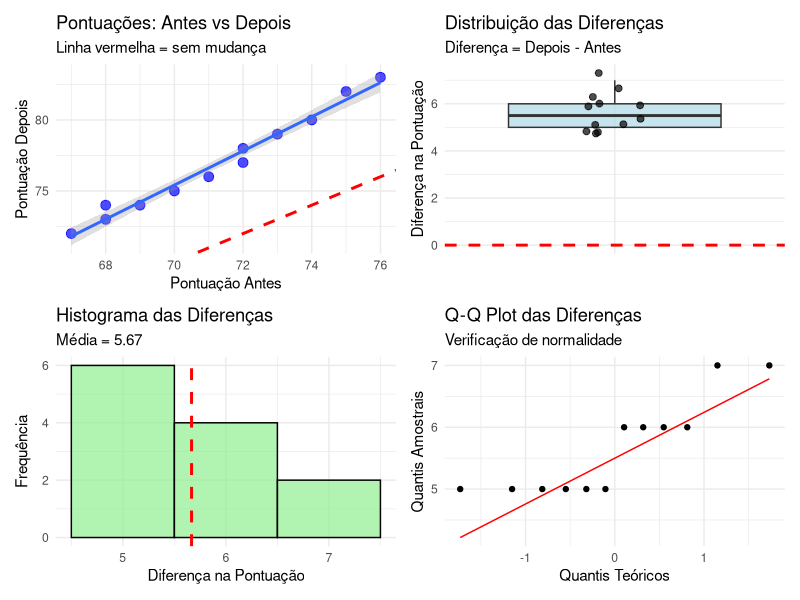
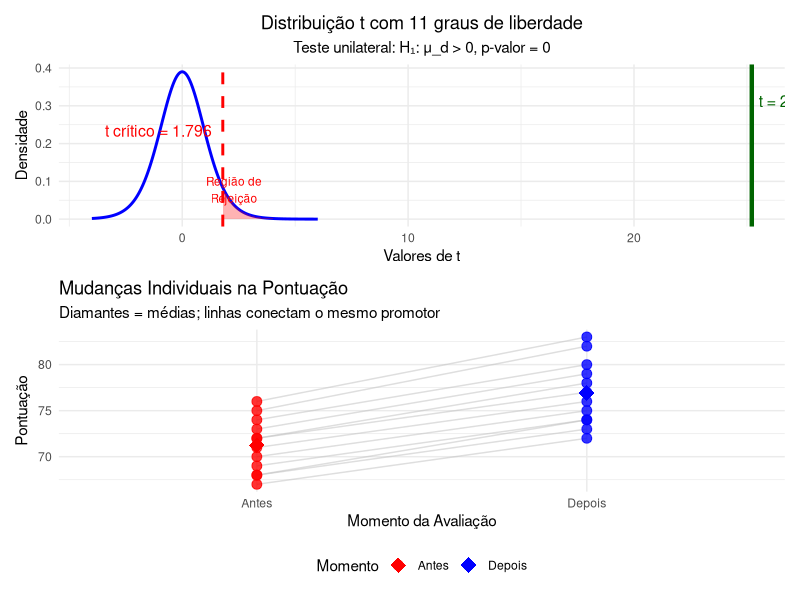
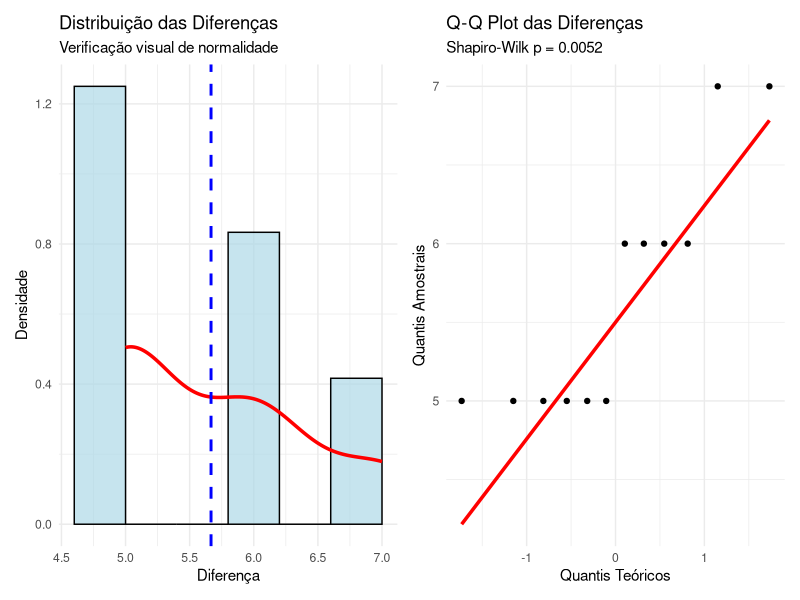

Recreate these plots in R, in order.
## ---- chunk 1
#| label: setup-emparelhados
#| message: false
#| warning: false

# Carregando bibliotecas necessárias
library(tidyverse)
library(ggplot2)
library(knitr)
library(kableExtra)
library(patchwork)

# Configurações globais
options(digits = 4)
set.seed(2023)
theme_set(theme_minimal())
## ---- chunk 2
#| label: dados-capacitacao
#| echo: true

# Dados do Exemplo 20.4 - Pontuação em avaliações (0-100)
# Mesmo promotor avaliado antes e depois do treinamento

dados_capacitacao <- data.frame(
  Promotor = paste("Promotor", LETTERS[1:12]),
  Antes = c(72, 68, 75, 71, 69, 73, 70, 74, 67, 76, 72, 68),
  Depois = c(78, 73, 82, 76, 74, 79, 75, 80, 72, 83, 77, 74),
  stringsAsFactors = FALSE
)

# Calculando as diferenças (Depois - Antes)
dados_capacitacao <- dados_capacitacao %>%
  mutate(
    Diferença = Depois - Antes,
    Melhora = ifelse(Diferença > 0, "Sim", "Não")
  )

# Exibindo os dados
kable(dados_capacitacao, 
      caption = "Pontuações antes e depois do treinamento",
      col.names = c("Promotor", "Antes", "Depois", "Diferença", "Melhorou?")) %>%
  kable_styling(bootstrap_options = c("striped", "hover"))
## ---- chunk 3
#| label: exploracao-emparelhados
#| fig-width: 12
#| fig-height: 8

# Estatísticas descritivas das diferenças
diferenças <- dados_capacitacao$Diferença

cat("ESTATÍSTICAS DESCRITIVAS DAS DIFERENÇAS:\n")
cat("==========================================\n")
cat("n =", length(diferenças), "\n")
cat("Média =", round(mean(diferenças), 3), "\n")
cat("Desvio padrão =", round(sd(diferenças), 3), "\n")
cat("Mediana =", round(median(diferenças), 3), "\n")
cat("Mínimo =", min(diferenças), "\n")
cat("Máximo =", max(diferenças), "\n")
cat("Diferenças positivas:", sum(diferenças > 0), "de", length(diferenças), "\n\n")

# Gráficos exploratórios
p1 <- ggplot(dados_capacitacao, aes(x = Antes, y = Depois)) +
  geom_point(size = 3, alpha = 0.7, color = "blue") +
  geom_abline(slope = 1, intercept = 0, linetype = "dashed", color = "red", size = 1) +
  geom_smooth(method = "lm", se = TRUE, alpha = 0.3) +
  labs(
    title = "Pontuações: Antes vs Depois",
    subtitle = "Linha vermelha = sem mudança",
    x = "Pontuação Antes",
    y = "Pontuação Depois"
  ) +
  theme_minimal()

p2 <- ggplot(dados_capacitacao, aes(x = factor(1), y = Diferença)) +
  geom_boxplot(alpha = 0.7, fill = "lightblue") +
  geom_jitter(width = 0.1, size = 2, alpha = 0.7) +
  geom_hline(yintercept = 0, linetype = "dashed", color = "red", size = 1) +
  labs(
    title = "Distribuição das Diferenças",
    subtitle = "Diferença = Depois - Antes",
    x = "",
    y = "Diferença na Pontuação"
  ) +
  theme_minimal() +
  theme(axis.text.x = element_blank())

p3 <- ggplot(dados_capacitacao, aes(x = Diferença)) +
  geom_histogram(binwidth = 1, fill = "lightgreen", alpha = 0.7, color = "black") +
  geom_vline(xintercept = mean(diferenças), color = "red", linetype = "dashed", size = 1) +
  labs(
    title = "Histograma das Diferenças",
    subtitle = paste("Média =", round(mean(diferenças), 2)),
    x = "Diferença na Pontuação",
    y = "Frequência"
  ) +
  theme_minimal()

p4 <- ggplot(dados_capacitacao, aes(sample = Diferença)) +
  geom_qq() +
  geom_qq_line(color = "red") +
  labs(
    title = "Q-Q Plot das Diferenças",
    subtitle = "Verificação de normalidade",
    x = "Quantis Teóricos",
    y = "Quantis Amostrais"
  ) +
  theme_minimal()

# Combinando os gráficos
(p1 + p2) / (p3 + p4)
## ---- chunk 4
#| label: teste-t-emparelhado

# Configurando o teste de hipóteses
# H₀: μ_d = 0 (não há melhora média)
# H₁: μ_d > 0 (há melhora média) - teste unilateral à direita

cat("TESTE T PARA DADOS EMPARELHADOS\n")
cat("===============================\n\n")

cat("Hipóteses:\n")
cat("H₀: μ_d = 0 (não há melhora no desempenho)\n")
cat("H₁: μ_d > 0 (há melhora no desempenho)\n")
cat("α = 0.05\n\n")

# Realizando o teste t pareado
teste_pareado <- t.test(dados_capacitacao$Depois, 
                       dados_capacitacao$Antes,
                       paired = TRUE,
                       alternative = "greater",  # teste unilateral
                       conf.level = 0.95)

# Exibindo resultados detalhados
cat("RESULTADOS DO TESTE:\n")
cat("===================\n")
cat("Estatística t =", round(teste_pareado$statistic, 4), "\n")
cat("Graus de liberdade =", teste_pareado$parameter, "\n")
cat("p-valor =", round(teste_pareado$p.value, 6), "\n")
cat("Intervalo de confiança 95% para μ_d: [", 
    round(teste_pareado$conf.int[1], 3), ", ∞)\n")
cat("Diferença média estimada =", round(teste_pareado$estimate, 3), "\n\n")

# Interpretação do resultado
if(teste_pareado$p.value < 0.05) {
  cat("CONCLUSÃO: Rejeitamos H₀ (p < 0.05)\n")
  cat("Há evidência estatística de melhora no desempenho após o treinamento.\n\n")
} else {
  cat("CONCLUSÃO: Não rejeitamos H₀ (p ≥ 0.05)\n")
  cat("Não há evidência estatística suficiente de melhora no desempenho.\n\n")
}

# Cálculos manuais para verificação
n <- length(diferenças)
media_d <- mean(diferenças)
dp_d <- sd(diferenças)
erro_padrao <- dp_d / sqrt(n)

cat("CÁLCULOS DETALHADOS:\n")
cat("===================\n")
cat("n =", n, "\n")
cat("x̄_d =", round(media_d, 4), "\n")
cat("s_d =", round(dp_d, 4), "\n")
cat("EP(x̄_d) = s_d/√n =", round(erro_padrao, 4), "\n")
cat("t = x̄_d / EP(x̄_d) =", round(media_d/erro_padrao, 4), "\n")

# Valor crítico
valor_critico <- qt(0.95, df = n-1)
cat("Valor crítico t₀.₀₅,₁₁ =", round(valor_critico, 4), "\n")
cat("Decisão:", ifelse(teste_pareado$statistic > valor_critico, 
                      "t > t_crítico → Rejeitar H₀", 
                      "t ≤ t_crítico → Não rejeitar H₀"), "\n")
## ---- chunk 5
#| label: ic-diferenca-media

cat("INTERVALO DE CONFIANÇA BILATERAL\n")
cat("================================\n\n")

# IC bilateral de 95% para μ_d
ic_bilateral <- t.test(dados_capacitacao$Depois, 
                      dados_capacitacao$Antes,
                      paired = TRUE,
                      alternative = "two.sided",
                      conf.level = 0.95)

cat("Intervalo de Confiança 95% para μ_d:\n")
cat("[", round(ic_bilateral$conf.int[1], 3), " ; ", 
    round(ic_bilateral$conf.int[2], 3), "]\n\n")

cat("INTERPRETAÇÃO:\n")
cat("Com 95% de confiança, a melhora média verdadeira na pontuação\n")
cat("está entre", round(ic_bilateral$conf.int[1], 2), "e", 
    round(ic_bilateral$conf.int[2], 2), "pontos.\n\n")

# Diferentes níveis de confiança
niveis_conf <- c(0.90, 0.95, 0.99)
cat("INTERVALOS DE CONFIANÇA EM DIFERENTES NÍVEIS:\n")
cat("============================================\n")

resultados_ic <- data.frame(
  Nível = paste0(niveis_conf * 100, "%"),
  Inferior = NA,
  Superior = NA,
  Amplitude = NA
)

for(i in 1:length(niveis_conf)) {
  ic_temp <- t.test(dados_capacitacao$Depois, 
                   dados_capacitacao$Antes,
                   paired = TRUE,
                   conf.level = niveis_conf[i])
  
  resultados_ic$Inferior[i] <- round(ic_temp$conf.int[1], 3)
  resultados_ic$Superior[i] <- round(ic_temp$conf.int[2], 3)
  resultados_ic$Amplitude[i] <- round(ic_temp$conf.int[2] - ic_temp$conf.int[1], 3)
}

kable(resultados_ic, caption = "Intervalos de confiança para Média da Diferença") %>%
  kable_styling(bootstrap_options = c("striped", "hover"))
## ---- chunk 6
#| label: viz-teste-pareado
#| fig-width: 12
#| fig-height: 8

# Visualização da distribuição t e região crítica
df_grafico <- n - 1
x_vals <- seq(-4, 6, length.out = 1000)
y_vals <- dt(x_vals, df = df_grafico)

dados_dist <- data.frame(x = x_vals, y = y_vals)

# Valor da estatística t calculada
t_calc <- as.numeric(teste_pareado$statistic)

p_dist <- ggplot(dados_dist, aes(x = x, y = y)) +
  geom_line(size = 1, color = "blue") +
  
  # Região crítica (teste unilateral à direita)
  geom_area(data = subset(dados_dist, x >= valor_critico), 
            aes(x = x, y = y), fill = "red", alpha = 0.3) +
  
  # Linha da estatística t calculada
  geom_vline(xintercept = t_calc, color = "darkgreen", 
             linetype = "solid", size = 1.5) +
  
  # Linha do valor crítico
  geom_vline(xintercept = valor_critico, color = "red", 
             linetype = "dashed", size = 1) +
  
  # Anotações
  annotate("text", x = t_calc, y = max(y_vals)*0.8, 
           label = paste("t =", round(t_calc, 3)), 
           color = "darkgreen", size = 4, hjust = -0.1) +
  
  annotate("text", x = valor_critico, y = max(y_vals)*0.6, 
           label = paste("t crítico =", round(valor_critico, 3)), 
           color = "red", size = 4, hjust = 1.1) +
  
  annotate("text", x = valor_critico + 0.5, y = max(y_vals)*0.2, 
           label = "Região de\nRejeição", color = "red", size = 3) +
  
  labs(
    title = paste("Distribuição t com", df_grafico, "graus de liberdade"),
    subtitle = paste("Teste unilateral: H₁: μ_d > 0, p-valor =", 
                     round(teste_pareado$p.value, 4)),
    x = "Valores de t",
    y = "Densidade"
  ) +
  theme_minimal() +
  theme(plot.title = element_text(hjust = 0.5),
        plot.subtitle = element_text(hjust = 0.5))

# Gráfico antes-depois com linhas conectando os pares
dados_long <- dados_capacitacao %>%
  select(Promotor, Antes, Depois) %>%
  pivot_longer(cols = c(Antes, Depois), 
               names_to = "Momento", 
               values_to = "Pontuação") %>%
  mutate(Momento = factor(Momento, levels = c("Antes", "Depois")))

p_pares <- ggplot(dados_long, aes(x = Momento, y = Pontuação)) +
  geom_line(aes(group = Promotor), alpha = 0.5, color = "gray") +
  geom_point(aes(color = Momento), size = 3, alpha = 0.8) +
  geom_point(data = dados_long %>% 
             group_by(Momento) %>% 
             summarise(Pontuação = mean(Pontuação), .groups = "drop"),
             aes(color = Momento), size = 5, shape = 18) +
  scale_color_manual(values = c("Antes" = "red", "Depois" = "blue")) +
  labs(
    title = "Mudanças Individuais na Pontuação",
    subtitle = "Diamantes = médias; linhas conectam o mesmo promotor",
    x = "Momento da Avaliação",
    y = "Pontuação",
    color = "Momento"
  ) +
  theme_minimal() +
  theme(legend.position = "bottom")

# Combinando os gráficos
p_dist / p_pares
## ---- chunk 7
#| label: pressupostos-emparelhados

cat("VERIFICAÇÃO DE PRESSUPOSTOS\n")
cat("===========================\n\n")

# 1. Teste de normalidade das diferenças
shapiro_test <- shapiro.test(diferenças)

cat("1. NORMALIDADE DAS DIFERENÇAS:\n")
cat("   Teste de Shapiro-Wilk:\n")
cat("   W =", round(shapiro_test$statistic, 4), "\n")
cat("   p-valor =", round(shapiro_test$p.value, 4), "\n")
cat("   Conclusão:", 
    ifelse(shapiro_test$p.value > 0.05, 
           "Não rejeitamos normalidade (p > 0.05)",
           "Rejeitamos normalidade (p ≤ 0.05)"), "\n\n")

# 2. Teste de outliers
Q1 <- quantile(diferenças, 0.25)
Q3 <- quantile(diferenças, 0.75)
IQR_val <- Q3 - Q1
limite_inf <- Q1 - 1.5 * IQR_val
limite_sup <- Q3 + 1.5 * IQR_val

outliers <- diferenças[diferenças < limite_inf | diferenças > limite_sup]

cat("2. DETECÇÃO DE OUTLIERS:\n")
cat("   Método: Regra 1.5×IQR\n")
cat("   Limite inferior:", round(limite_inf, 2), "\n")
cat("   Limite superior:", round(limite_sup, 2), "\n")
cat("   Outliers detectados:", length(outliers), "\n")
if(length(outliers) > 0) {
  cat("   Valores:", paste(outliers, collapse = ", "), "\n")
}
cat("\n")

# 3. Independência (teórica - depende do delineamento)
cat("3. INDEPENDÊNCIA:\n")
cat("   Este pressuposto deve ser avaliado pelo delineamento experimental.\n")
cat("   No exemplo: cada promotor é uma unidade independente.\n\n")

# 4. Resumo dos pressupostos
cat("RESUMO DOS PRESSUPOSTOS:\n")
cat("========================\n")
cat("✓ Dados emparelhados: SIM (mesmo promotor antes/depois)\n")
cat("✓ Normalidade:", 
    ifelse(shapiro_test$p.value > 0.05, "ATENDIDA", "QUESTIONÁVEL"), "\n")
cat("✓ Independência: ASSUMIDA (pelo delineamento)\n")
cat("✓ Outliers:", ifelse(length(outliers) == 0, "NENHUM", "PRESENTES"), "\n")
## ---- chunk 8
#| label: graficos-pressupostos
#| fig-width: 10
#| fig-height: 6

# Gráficos para verificação de pressupostos
p_hist_diff <- ggplot(data.frame(diff = diferenças), aes(x = diff)) +
  geom_histogram(aes(y = ..density..), bins = 6, fill = "lightblue", 
                 alpha = 0.7, color = "black") +
  geom_density(color = "red", size = 1.2) +
  geom_vline(xintercept = mean(diferenças), color = "blue", 
             linetype = "dashed", size = 1) +
  labs(title = "Distribuição das Diferenças",
       subtitle = "Verificação visual de normalidade",
       x = "Diferença", y = "Densidade") +
  theme_minimal()

p_qq_diff <- ggplot(data.frame(diff = diferenças), aes(sample = diff)) +
  stat_qq() +
  stat_qq_line(color = "red", size = 1.2) +
  labs(title = "Q-Q Plot das Diferenças",
       subtitle = paste("Shapiro-Wilk p =", round(shapiro_test$p.value, 4)),
       x = "Quantis Teóricos", y = "Quantis Amostrais") +
  theme_minimal()

p_hist_diff + p_qq_diff
## ---- chunk 9
#| label: exemplo-metodos-ensino

cat("EXEMPLO 20.5: COMPARAÇÃO DE MÉTODOS DE ENSINO\n")
cat("=============================================\n\n")

# Dados simulados baseados em cenário realista
# Estudantes de direito avaliados com dois métodos diferentes
# (cada estudante experimenta ambos os métodos)

set.seed(2024)
n_estudantes <- 15

# Simulando dados com correlação positiva entre métodos
notas_tradicional <- round(rnorm(n_estudantes, mean = 7.2, sd = 1.1), 1)
# Método ativo tem correlação com tradicional + efeito positivo
notas_ativo <- round(notas_tradicional + rnorm(n_estudantes, mean = 0.6, sd = 0.8), 1)
notas_ativo <- pmax(0, pmin(10, notas_ativo))  # Limitando entre 0-10

dados_ensino <- data.frame(
  Estudante = paste("Est", sprintf("%02d", 1:n_estudantes)),
  Método_Tradicional = notas_tradicional,
  Método_Ativo = notas_ativo
) %>%
  mutate(Diferença = Método_Ativo - Método_Tradicional)

# Exibindo os dados
kable(dados_ensino, 
      caption = "Notas com diferentes métodos de ensino (escala 0-10)",
      col.names = c("Estudante", "Tradicional", "Ativo", "Diferença")) %>%
  kable_styling(bootstrap_options = c("striped", "hover"))

# Teste bilateral (pode haver diferença em qualquer direção)
teste_ensino <- t.test(dados_ensino$Método_Ativo, 
                      dados_ensino$Método_Tradicional,
                      paired = TRUE,
                      alternative = "two.sided",
                      conf.level = 0.95)

cat("\nTESTE DE HIPÓTESES:\n")
cat("H₀: μ_d = 0 (métodos são equivalentes)\n")
cat("H₁: μ_d ≠ 0 (métodos diferem)\n")
cat("α = 0.05\n\n")

cat("RESULTADOS:\n")
cat("t =", round(teste_ensino$statistic, 4), "\n")
cat("gl =", teste_ensino$parameter, "\n")
cat("p-valor =", round(teste_ensino$p.value, 4), "\n")
cat("IC 95%: [", round(teste_ensino$conf.int[1], 3), " ; ", 
    round(teste_ensino$conf.int[2], 3), "]\n\n")

cat("CONCLUSÃO:", 
    ifelse(teste_ensino$p.value < 0.05,
           "Há diferença significativa entre os métodos",
           "Não há diferença significativa entre os métodos"), "\n")
## ---- chunk 10
#| label: tamanho-efeito-poder

# Calculando o tamanho do efeito (d de Cohen para amostras pareadas)
d_cohen <- mean(diferenças) / sd(diferenças)

cat("TAMANHO DO EFEITO\n")
cat("=================\n")
cat("d de Cohen =", round(d_cohen, 3), "\n")
cat("Interpretação:", 
    ifelse(abs(d_cohen) < 0.2, "Efeito pequeno",
           ifelse(abs(d_cohen) < 0.5, "Efeito pequeno a médio",
                  ifelse(abs(d_cohen) < 0.8, "Efeito médio",
                         "Efeito grande"))), "\n\n")

# Análise de poder (cálculo aproximado)
cat("ANÁLISE DE PODER (aproximada):\n")
cat("==============================\n")

# Calculando poder para diferentes tamanhos amostrais
tamanhos_n <- c(5, 10, 15, 20, 30, 50)
niveis_alfa <- c(0.01, 0.05, 0.10)

poder_matrix <- matrix(NA, nrow = length(tamanhos_n), ncol = length(niveis_alfa))
rownames(poder_matrix) <- paste("n =", tamanhos_n)
colnames(poder_matrix) <- paste("α =", niveis_alfa)

# Simulação aproximada do poder
for(i in 1:length(tamanhos_n)) {
  for(j in 1:length(niveis_alfa)) {
    # Valor não-centrality parameter
    ncp <- abs(d_cohen) * sqrt(tamanhos_n[i])
    # Valor crítico
    t_crit <- qt(1 - niveis_alfa[j]/2, df = tamanhos_n[i] - 1)
    # Poder aproximado
    poder_matrix[i, j] <- round(1 - pt(t_crit, df = tamanhos_n[i] - 1, ncp = ncp) + 
                               pt(-t_crit, df = tamanhos_n[i] - 1, ncp = ncp), 3)
  }
}

cat("TABELA DE PODER (para d =", round(d_cohen, 3), "):\n")
print(poder_matrix)
## ---- chunk 11
#| label: comparacao-emparelhados-independentes

cat("COMPARAÇÃO: ANÁLISE PAREADA vs INDEPENDENTE\n")
cat("===========================================\n\n")

# Teste como se fossem amostras independentes (INCORRETO para esses dados)
teste_independente <- t.test(dados_capacitacao$Depois, 
                            dados_capacitacao$Antes,
                            paired = FALSE,  # Tratando como independentes
                            var.equal = TRUE,
                            alternative = "two.sided")

# Comparando os resultados
cat("RESULTADOS COMPARATIVOS:\n")
cat("========================\n\n")

cat("ANÁLISE PAREADA (CORRETA):\n")
cat("t =", round(ic_bilateral$statistic, 4), "\n")
cat("gl =", ic_bilateral$parameter, "\n") 
cat("p-valor =", round(ic_bilateral$p.value, 4), "\n")
cat("IC 95%: [", round(ic_bilateral$conf.int[1], 3), " ; ", 
    round(ic_bilateral$conf.int[2], 3), "]\n\n")

cat("ANÁLISE INDEPENDENTE (INCORRETA):\n")
cat("t =", round(teste_independente$statistic, 4), "\n")
cat("gl =", teste_independente$parameter, "\n")
cat("p-valor =", round(teste_independente$p.value, 4), "\n")
cat("IC 95%: [", round(teste_independente$conf.int[1], 3), " ; ", 
    round(teste_independente$conf.int[2], 3), "]\n\n")

cat("OBSERVAÇÕES:\n")
cat("- Análise pareada tem menor erro padrão\n")
cat("- Maior poder estatístico (p-valor menor)\n")
cat("- Intervalo de confiança mais estreito\n")
cat("- Controla variabilidade individual\n")
## ---- chunk 12
#| label: exemplo-sistema-judicial

cat("EXEMPLO PRÁTICO: TEMPO DE PROCESSAMENTO DE CASOS\n")
cat("================================================\n\n")

# Dados simulados: tempo de processamento antes e depois de reforma no sistema
set.seed(456)
dados_reforma <- data.frame(
  Vara = paste("Vara", 1:10),
  Antes_Reforma = round(rnorm(10, mean = 180, sd = 25)),  # dias
  Depois_Reforma = round(rnorm(10, mean = 165, sd = 20))  # dias
) %>%
  mutate(
    # Ajustando para correlação positiva
    Depois_Reforma = round(0.7 * Antes_Reforma + 0.3 * Depois_Reforma),
    Diferença = Depois_Reforma - Antes_Reforma,
    Melhoria_Dias = -Diferença  # Negativo da diferença (redução é positiva)
  )

kable(dados_reforma, 
      caption = "Tempo de processamento antes e depois da reforma (dias)") %>%
  kable_styling(bootstrap_options = c("striped", "hover"))

# Teste: A reforma reduziu significativamente o tempo de processamento?
teste_reforma <- t.test(dados_reforma$Antes_Reforma,
                       dados_reforma$Depois_Reforma,
                       paired = TRUE,
                       alternative = "greater",  # Esperamos Antes > Depois
                       conf.level = 0.95)

cat("\nTESTE: A reforma reduziu o tempo de processamento?\n")
cat("H₀: μ_antes ≤ μ_depois (sem redução)\n")
cat("H₁: μ_antes > μ_depois (há redução)\n\n")

cat("RESULTADOS:\n")
cat("Redução média:", round(teste_reforma$estimate, 2), "dias\n")
cat("t =", round(teste_reforma$statistic, 4), "\n")
cat("p-valor =", round(teste_reforma$p.value, 4), "\n")
cat("Conclusão:", 
    ifelse(teste_reforma$p.value < 0.05, 
           "A reforma foi eficaz em reduzir o tempo",
           "Não há evidência de redução significativa"), "\n")
## ---- chunk 13
#| label: resumo-dados-emparelhados

cat("RESUMO: PROCEDIMENTOS t PARA DADOS EMPARELHADOS\n")
cat("===============================================\n\n")

cat("QUANDO USAR:\n")
cat("- Medições antes/depois na mesma unidade\n")
cat("- Pares de unidades muito similares\n")
cat("- Queremos controlar a variabilidade entre unidades\n")
cat("- Estudos longitudinais\n")
cat("- Comparação de métodos na mesma amostra\n\n")

cat("VANTAGENS:\n")
cat("- Maior poder estatístico\n")
cat("- Controla variabilidade individual\n")
cat("- Menor tamanho amostral necessário\n")
cat("- Intervalos de confiança mais precisos\n")
cat("- Reduz confundimento\n\n")

cat("PRESSUPOSTOS:\n")
cat("- Diferenças seguem distribuição normal\n")
cat("- Pares são independentes entre si\n")
cat("- Ausência de outliers extremos\n")
cat("- Amostra aleatória de pares\n\n")

cat("ALTERNATIVAS QUANDO PRESSUPOSTOS FALHAM:\n")
cat("- Transformação dos dados (log, raiz, etc.)\n")
cat("- Teste de Wilcoxon para amostras pareadas\n")
cat("- Bootstrap para intervalos de confiança\n")
cat("- Métodos robustos\n\n")

cat("INTERPRETAÇÃO DOS RESULTADOS:\n")
cat("=============================\n")
cat("Exemplo - Capacitação de Promotores:\n")
cat("- Melhora média:", round(mean(diferenças), 2), "pontos\n")
cat("- IC 95%: [", round(ic_bilateral$conf.int[1], 2), " ; ", 
    round(ic_bilateral$conf.int[2], 2), "]\n")
cat("- Tamanho do efeito:", 
    ifelse(abs(d_cohen) < 0.5, "Pequeno a médio", 
           ifelse(abs(d_cohen) < 0.8, "Médio", "Grande")), "\n")
cat("- Conclusão prática:", 
    ifelse(teste_pareado$p.value < 0.05,
           "O programa de capacitação foi estatisticamente efetivo",
           "Não há evidência estatística de efetividade do programa"), "\n\n")

cat("RECOMENDAÇÕES PRÁTICAS:\n")
cat("======================\n")
cat("1. Sempre verificar pressupostos graficamente\n")
cat("2. Reportar tamanho do efeito além da significância\n")
cat("3. Considerar significância prática, não apenas estatística\n")
cat("4. Usar intervalos de confiança para interpretação\n")
cat("5. Planejar tamanho amostral adequado antecipadamente\n")
